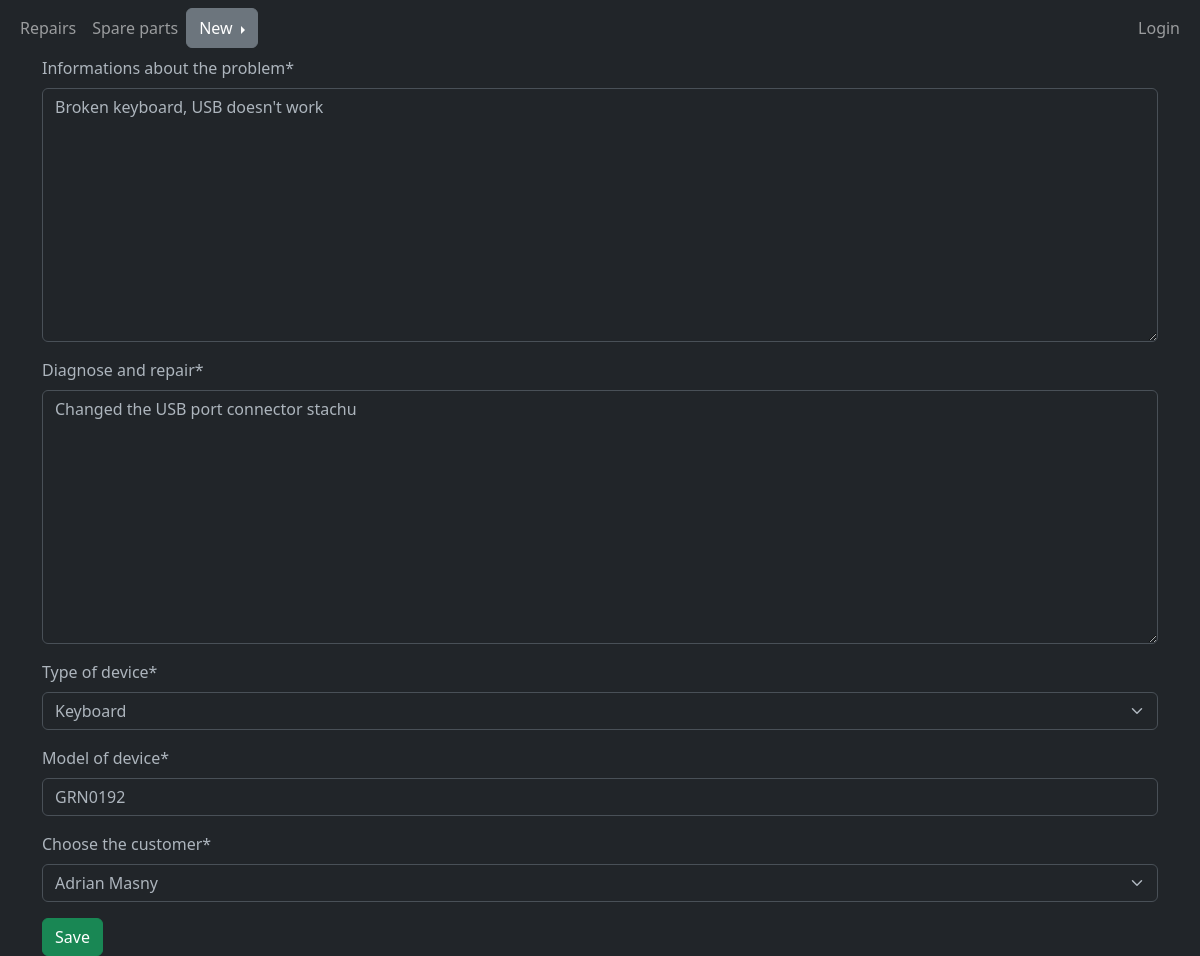
The page /repair/3/edit/ on the database its author committed.
### mainHelper/models.py (models this page shows, shortened)
class Repair(models.Model):
    repairIdentification = models.CharField('Repair ID', max_length=200)
    repairInfo = models.TextField('Diagnose and repair',max_length=500)
    problemInfo = models.TextField('Informations about the problem', max_length=500)
    repairModel = models.CharField('Model of device', max_length=200)
    status = models.CharField('Status', max_length=200)
    customer = models.ForeignKey(Customer, blank=True, null=True, on_delete=models.CASCADE)
    deviceType = models.ForeignKey(DeviceType, blank=True, null=True, on_delete=models.CASCADE)
    createdBy = models.CharField('Creater by', max_length=200)
    startDate = models.DateField('Start of repair', auto_now_add=True)
    lastUpdate = models.DateField('End of repair', auto_now=True)
    spareParts = models.ManyToManyField(SparePart, blank=True)

### mainHelper/views.py (the view)
# urls.py: path('repair/<int:id>/edit/', views.repairEdit, name='repair-edit'),
def repairEdit(request, id):
    repair = Repair.objects.get(id = id)
    if request.method == 'POST':
        form = RepairEditForm(request.POST, instance=repair)
        if form.is_valid():
            repair.status = "Ongoing"
            repair.save()
            form.save()
            return redirect('repair-detail', id=id)
    else:
        form = RepairEditForm(instance=repair)
    return render(request, 'mainHelper/repair_edit.html', {'form': form})

### mainHelper/forms.py
class RepairEditForm(forms.ModelForm):
    customer = forms.ModelChoiceField(queryset=Customer.objects.all(), label='Choose the customer')
    deviceType = forms.ModelChoiceField(queryset=DeviceType.objects.all(), label='Type of device')
    class Meta:
        model = Repair
        fields = ['problemInfo', 'repairInfo', 'deviceType', 'repairModel', 'customer']

### mainHelper/models.py (called while the page is built)
    def __str__(self):
        return self.firstName + ' ' + self.lastName

    def __str__(self):
        return self.devicetype

### mainHelper/templates/mainHelper/repair_edit.html (shortened to what this page needs)
{% extends "mainHelper/base.html" %}
{% load crispy_forms_tags %}
{% block content %}
<form method="post", class="form-group">
    {{form | crispy}}
    <button type="submit" class="btn btn-success">Save</button>
</form>
{% endblock %}

### rows shown on the page
Repair: problemInfo "Broken keyboard, USB doesn't work", repairInfo "Changed the USB port connector stachu", deviceType "Keyboard", repairModel "GRN0192", customer "Adrian Masny"
